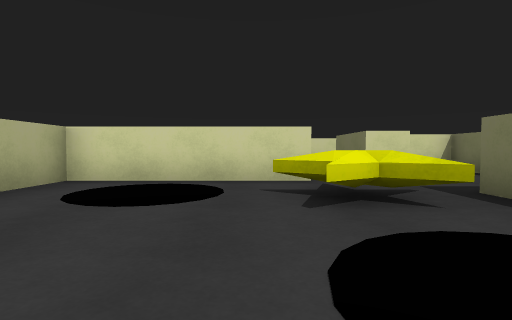
view 1 (above)

22 first-person views from a walk through a 3-D level made in the Unity game engine. The camera is 0.58 m above the floor, tilts 2° down and sees 80° across. The floor is counted in squares, 1 m on a side. Each view is taken from the middle of a square. On the plan, view 1 faces up. The plan holds only what a view shows up to about 9 squares ahead; the rest is blank. The player is left out.

view 2
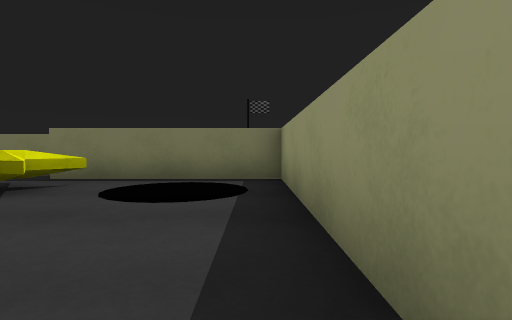

view 3
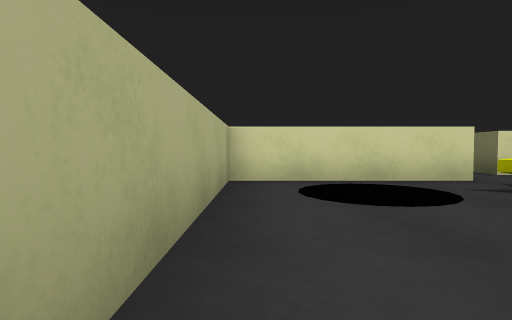

view 4
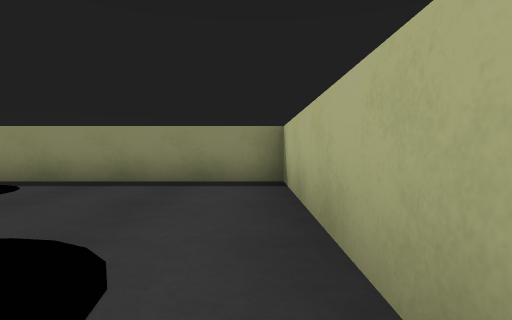

view 5
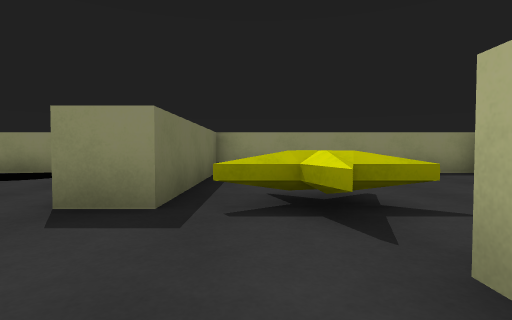

view 6
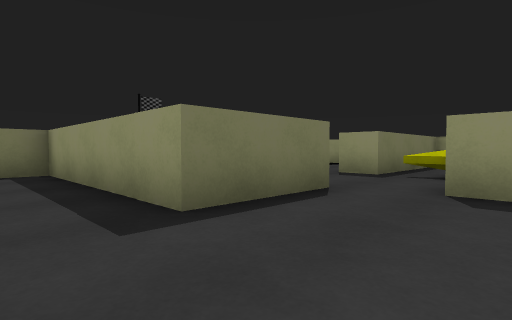

view 7
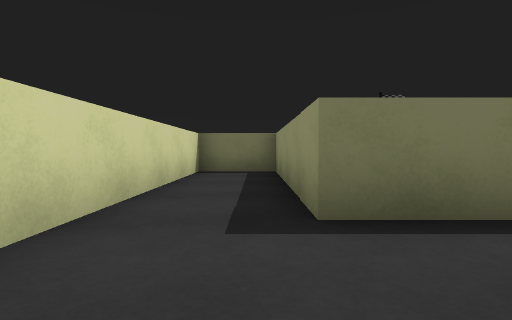

view 8
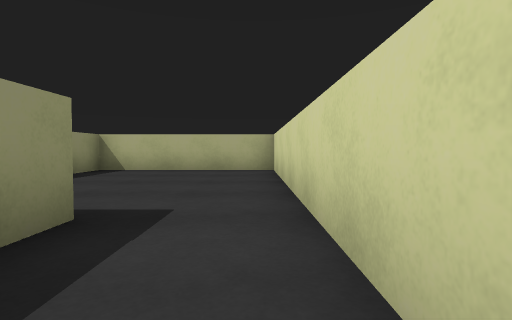

view 9
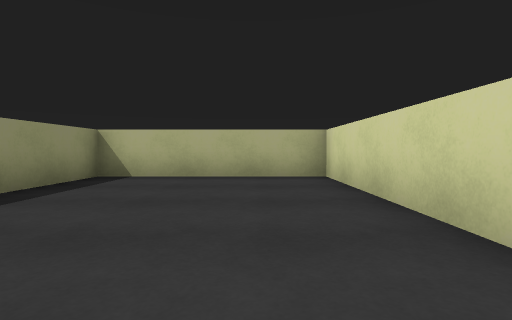

view 10
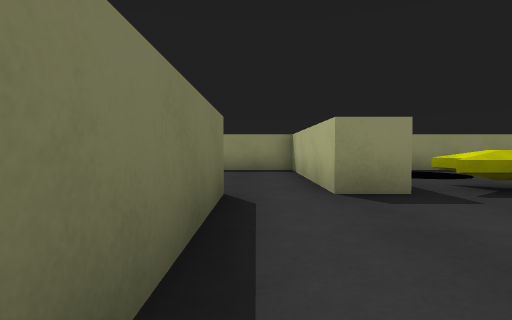

view 11
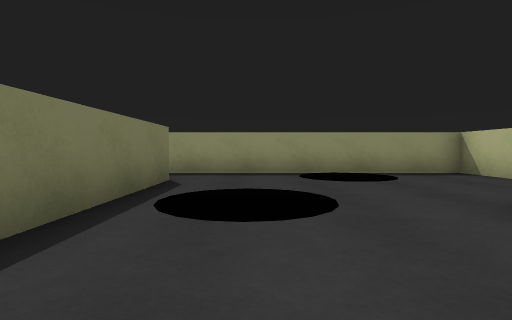

view 12
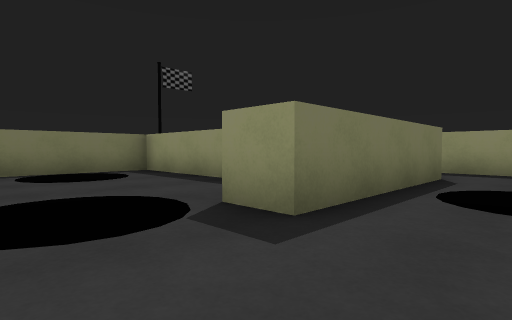

view 13
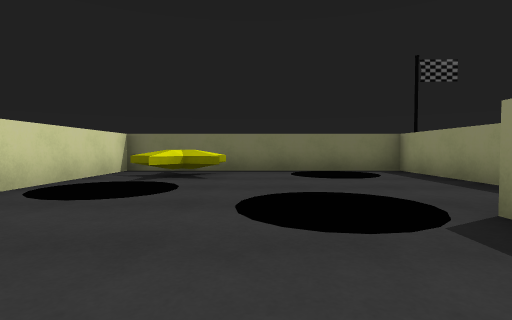

view 14
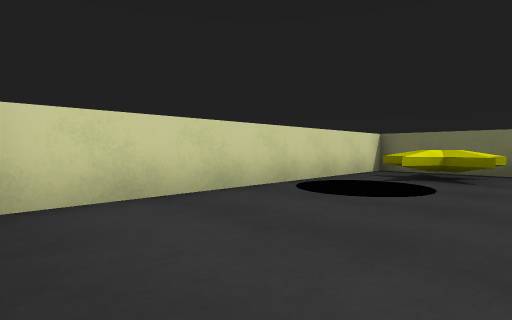

view 15
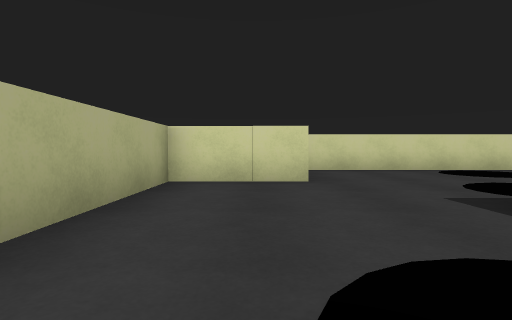

view 16
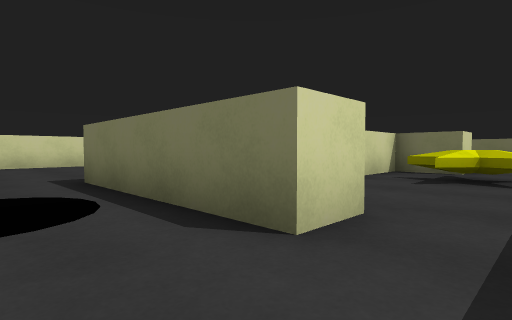

view 17
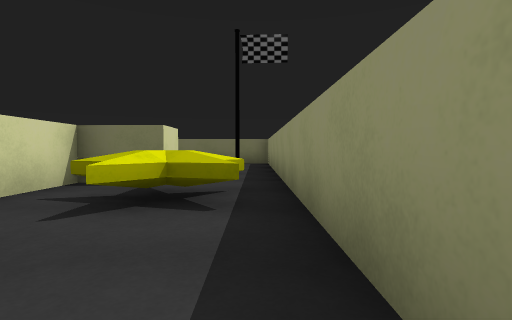

view 18
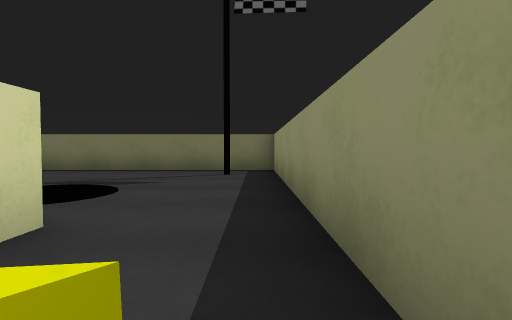

view 19
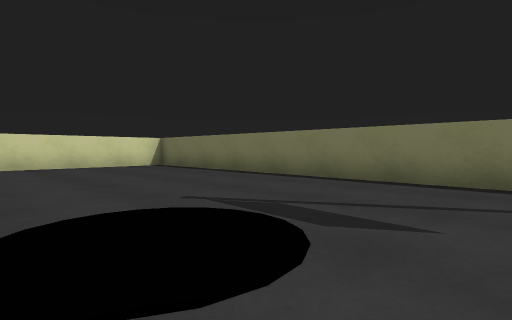

view 20
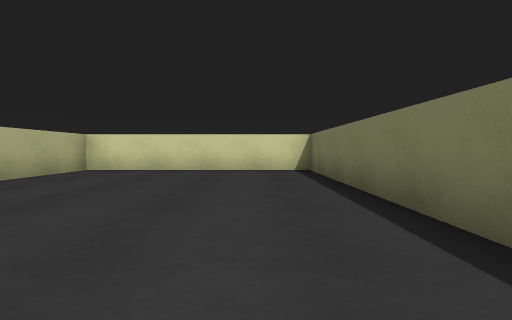

view 21
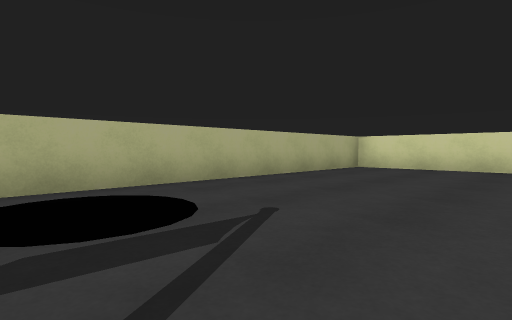

view 22
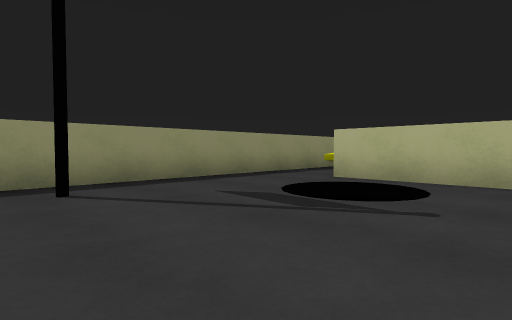

### Floor plan
Key: @ floor where view 1 was taken; # wall or solid block; . floor; B block; S star; F flag; O other object.
Columns run from 4 left of view 1 to 25 right of it. Each row starts with its distance up from view 1.
 12 ##############################
 11 #...........# ...OO...#......#
 10 #...........# ...OO.S.#......#
  9 #......B######........#......#
  8 #......B .#.....O.....#......#
  7 #......B..#....OOO..O.#......#
  6 ######....#........OOO#......#
  5 #.OO......#....#......#......#
  4 #.OO.S.##....OO#  #####.O....#
  3 #..O...##....OO#    ###O O...#
  2 #....O.##......#......#.O....#
  1 #....OO##..OO......S.......F.#
  0 #...@O.##..OO................#
 -1 ##############################

Positions as (right, up) in squares from view 1, and headings:
1: (0, 0), facing up
2: (-3, 0), facing right
3: (-3, 0), facing up
4: (-3, 5), facing down
5: (2, 7), facing down
6: (0, 11), facing down-right
7: (0, 10), facing right
8: (5, 11), facing left
9: (3, 10), facing left
10: (5, 8), facing down
11: (9, 7), facing down
12: (9, 8), facing down-right
13: (9, 8), facing right
14: (9, 8), facing up-right
15: (8, 3), facing up
16: (9, 0), facing up-right
17: (12, 0), facing right
18: (16, 0), facing right
19: (19, 1), facing up-right
20: (23, 3), facing up
21: (23, 2), facing up-left
22: (24, 5), facing down-left
